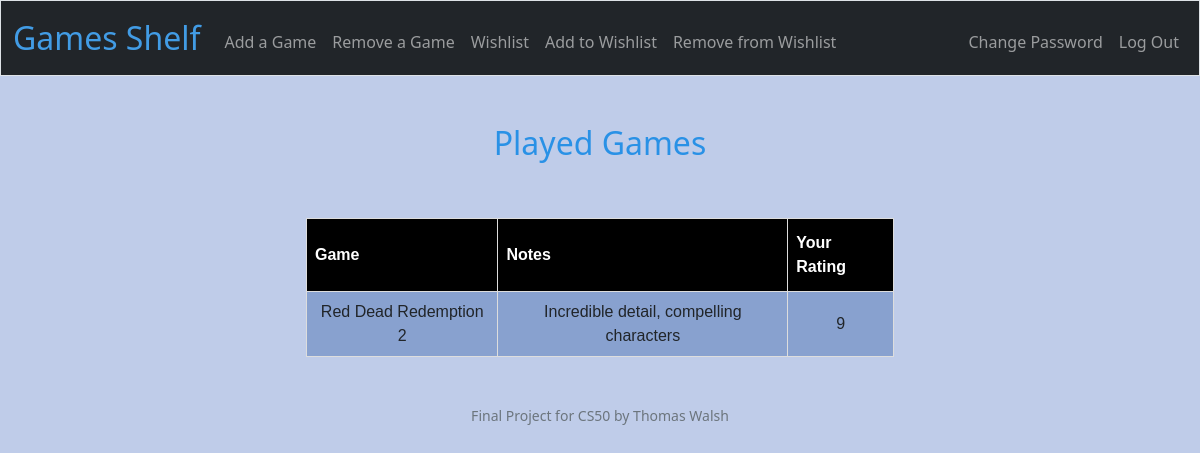
/ (signed in), run on the app's committed database.
### tables this page shows
CREATE TABLE "shelves" (
id INTEGER PRIMARY KEY AUTOINCREMENT DEFAULT 0,
user_id INTEGER NOT NULL,
game_name TEXT NOT NULL,
notes TEXT,
rating INTEGER
);

### app.py (the view)
@app.route("/")
@login_required
def index():
    games = db.execute("SELECT game_name, notes, rating FROM shelves WHERE user_id = ?", session["user_id"])
    data_list = [{'game_name': game["game_name"],
                  'notes': game["notes"],
                  'rating': game["rating"]}
                        for game in games]
    return render_template("index.html", games = data_list)

### app.py (called while the page is built)
def login_required(f):
    @wraps(f)
    def decorated_function(*args, **kwargs):
        if session.get("user_id") is None:
            return redirect("/login")
        return f(*args, **kwargs)
    return decorated_function

### templates/index.html (shortened to what this page needs)
{% extends "layout.html" %}
{% block main %}
    <h2>Played Games</h2>
    <br><br>
        <table id="games">
            <thead>
                <tr>
                    <th>Game</th>
                    <th>Notes</th>
                    <th>Your Rating</th>
                </tr>
            </thead>
            <tbody>
                {% for game in games %}
                    <tr>
                        <td>{{ game.game_name }}</td>
                        <td>{{ game.notes }}</td>
                        <td>{{ game.rating }}</td>
                    </tr>
                {% endfor %}
            </tbody>
        </table>
{% endblock %}

### static/styles.css (style rules this page uses)
h2 { color:#2991e6; }
body { background-color: rgba(191, 204, 233, 0.993); }
#games { font-family: Arial, Helvetica, sans-serif; border-collapse: collapse; width: 50%; margin-left: auto; margin-right: auto; }
#games td, #games th { border: 1px solid #dddddd; padding: 8px; }
#games tr:nth-child(odd) { background-color: #88a1cf; }
#games th { padding-top: 12px; padding-bottom: 12px; text-align: left; background-color: #000000; color: white; }

### data on the page
shelves: game_name "Red Dead Redemption 2", notes "Incredible detail, compelling characters", rating "9"
